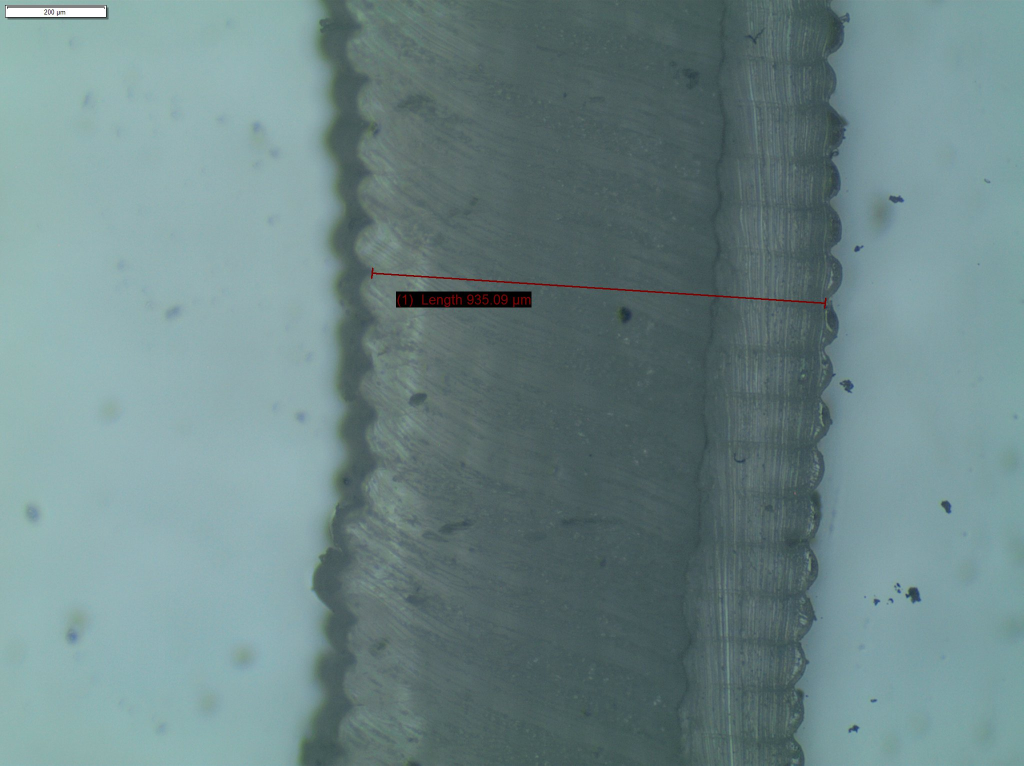
#> input picture fulltest/A4_NA_1.jpg, 2048 x 1532 px (shown at 1/2 size); its folder holds only this picture in this run
$ python script.py   (older library calls are emulated)
#> lines starting #> are read from the running program, lines starting #| are printed output that depends on the picture; after the words box and inside, x2 and y2 are one past the last pixel; in counts of white or black regions, pixels touching at a corner belong together
# -*- coding: utf-8 -*-
"""
Created on Mon Dec 17 18:56:32 2018

@author: Michael
"""

import openpyxl as ox
import csv
import numpy as np
import pytesseract as pt
import cv2
num_files=3 #change this value of number of files
sample="A4"# change this based on the sample
width = []
for num in range(num_files):  #filter through picture using OpenCV
    file_name1= sample+"_NA_" + str(num+1) + ".jpg"
    #save_name = "tearanalysis_" + sample + "_NA_" + str(num+1) + ".jpg"
    raw = cv2.imread(file_name1)
#> raw is the input picture: shape (1532, 2048, 3); mean B, G, R 135, 134, 108.6
    h, w = raw.shape[:2]# initially cropping image
#> h = 1532; w = 2048
    img= raw[100:h,0:w]
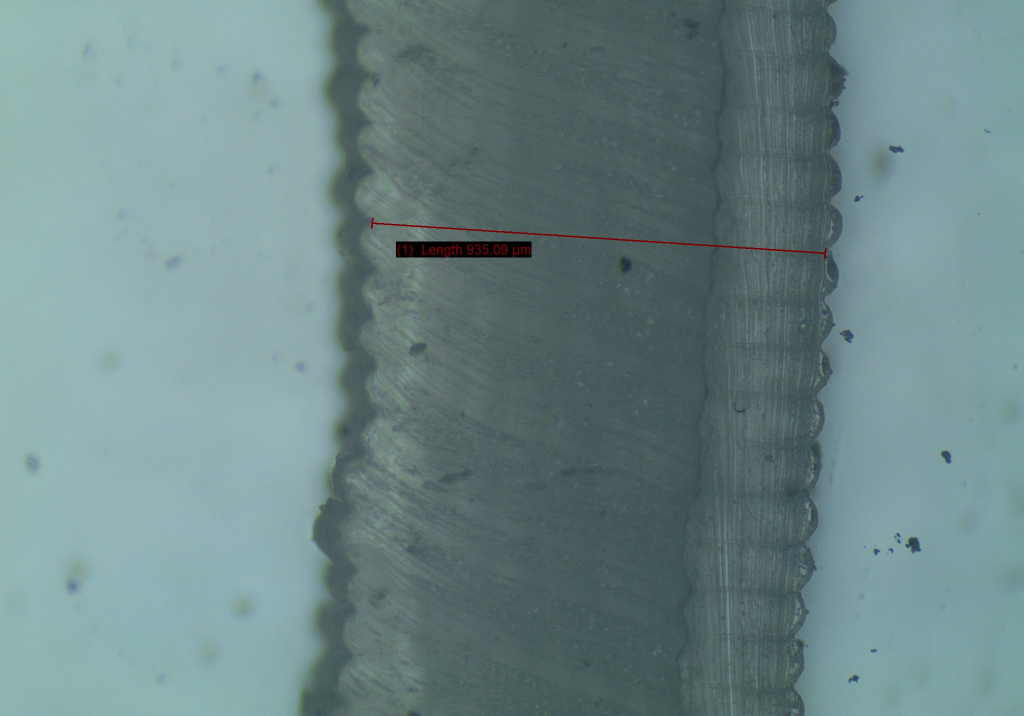
#> img: shape (1432, 2048, 3) (shown at 1/2 size); mean B, G, R 135.2, 134, 108.6
    #cv2.imshow("img",img)

    rimg = cv2.resize(img, (0,0), fx=0.5, fy=0.5) #resizing
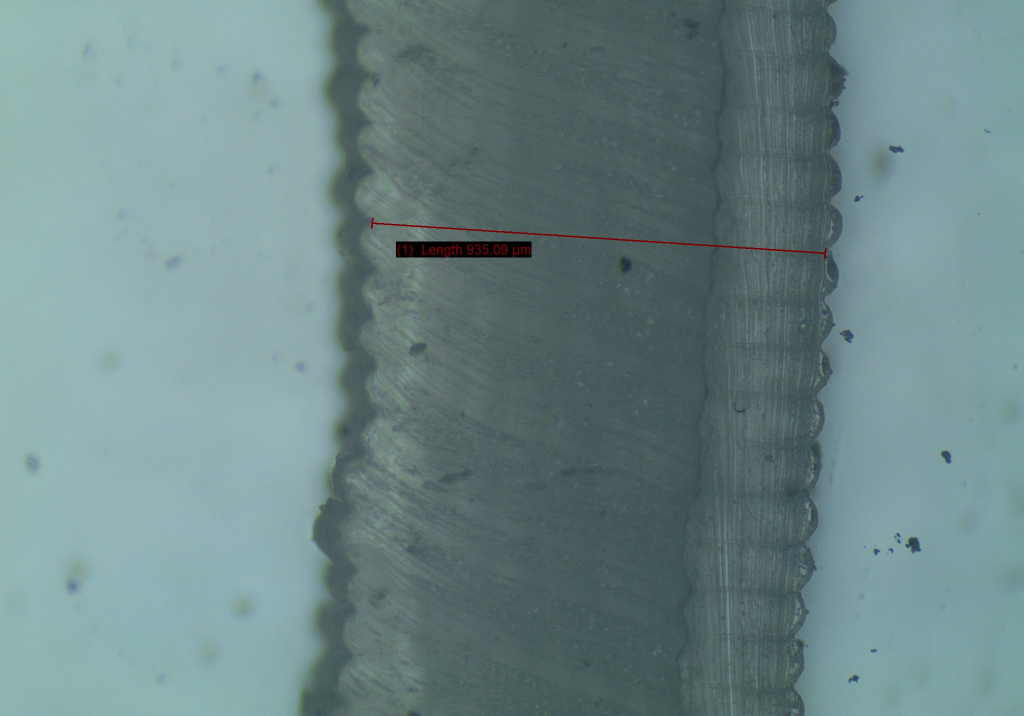
#> rimg: shape (716, 1024, 3); mean B, G, R 135.3, 134.1, 108.7
    #cv2.imshow("resized",rimg)

    kernel = np.ones((15,15),np.uint8)
    e = cv2.erode(rimg,kernel,iterations = 2)#eroding
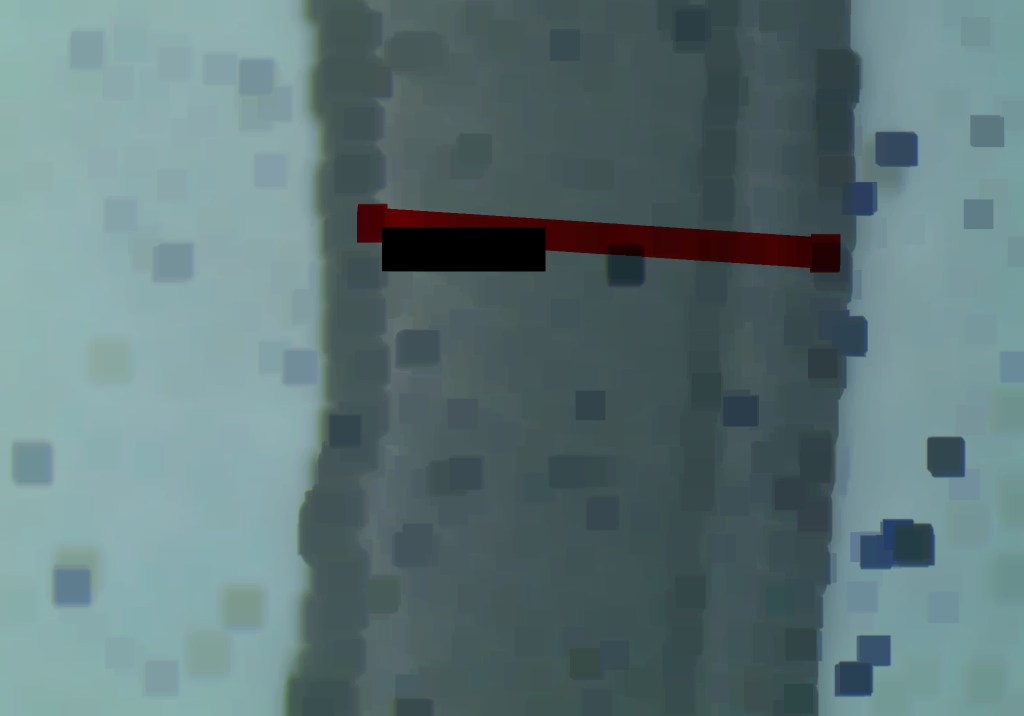
#> e: shape (716, 1024, 3); mean B, G, R 121, 119.1, 95.1
    #cv2.imshow("erode",e)

    gray = cv2.cvtColor(e, cv2.COLOR_BGR2GRAY)
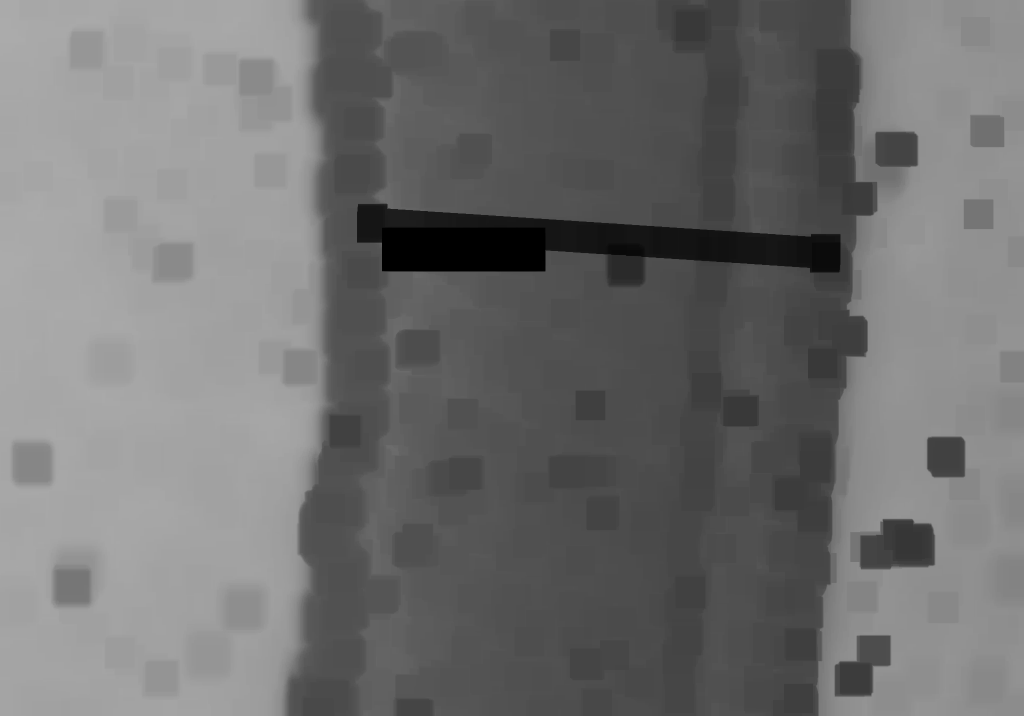
#> gray: shape (716, 1024); min 0, max 171, mean 112.2
    #cv2.imshow("gray",gray)
    ret, th = cv2.threshold(gray,5, 255, cv2.THRESH_BINARY_INV)
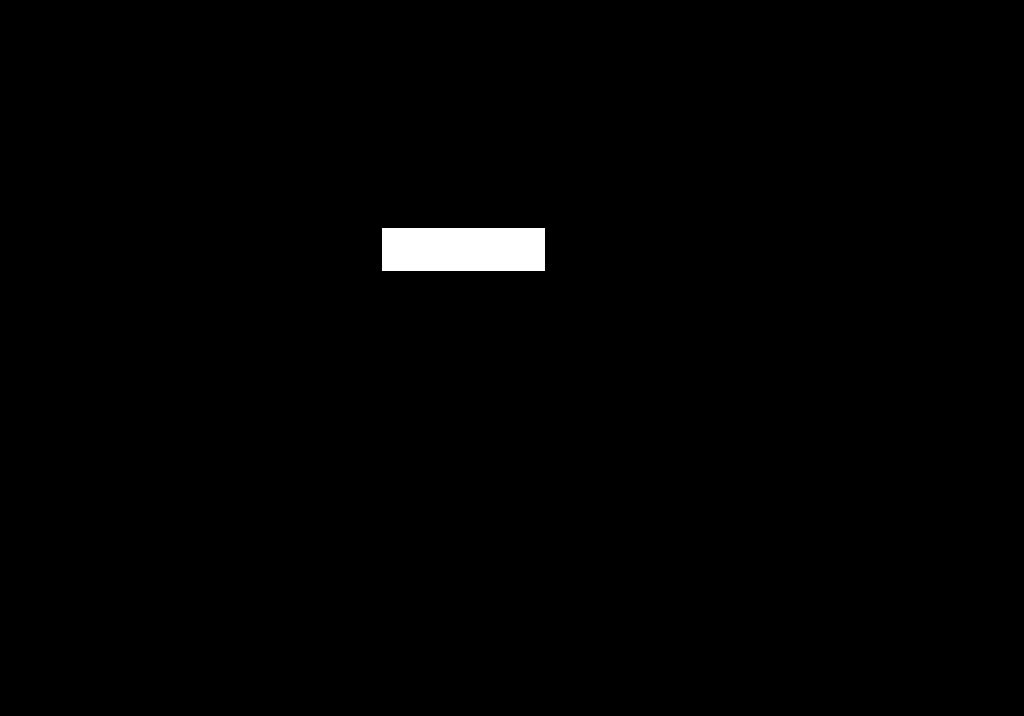
#> th: shape (716, 1024); 0.96% white; 1 white region, box (x1, y1, x2, y2) and area: (382, 228, 545, 271) 7009
    #cv2.imshow("th",th)

    im2, cnt, h = cv2.findContours(th, cv2.RETR_TREE, cv2.CHAIN_APPROX_SIMPLE)
#> cnt = [[[382, 228], [382, 270], [544, 270], [544, 228]]]; h = [[-1, -1, -1, -1]]
    #print(cnt[0][0][0][0],cnt[0][0][0][1])#prints coordinates
    #print(cnt[0][2][0][0],cnt[0][1][0][1])
    crop= img[cnt[0][0][0][1]*2:cnt[0][1][0][1]*2,cnt[0][0][0][0]*2:cnt[0][2][0][0]*2]
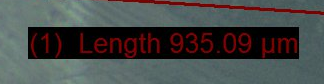
#> crop: shape (84, 324, 3); mean B, G, R 71.9, 72.9, 71

    # [5 lines of commented-out code are left out]
#> (the run stopped early here; a loop or call above may not have finished)
